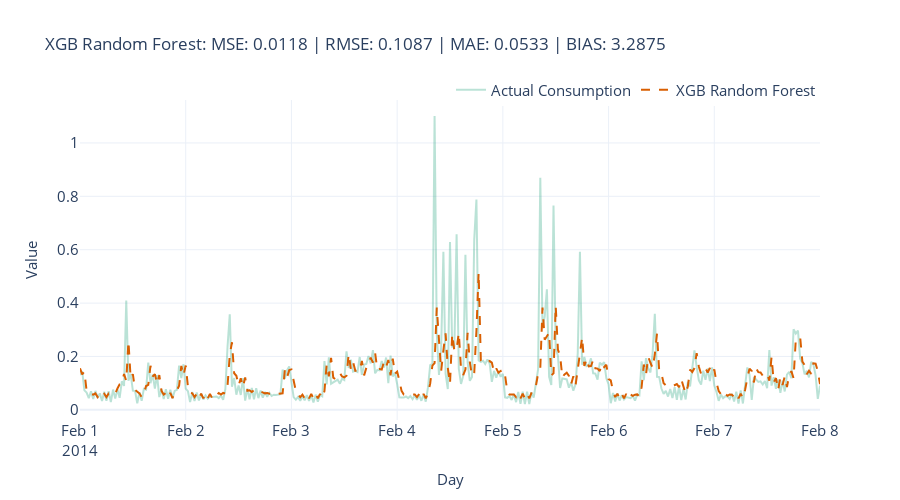

The notebook cell this image was saved under:
### Code cell
## XGB Random Forest
model_name = ['XGB Random Forest']
model_display_name = ['XGB Random Forest']

fig = plot_forecast(xgb_data,
                    forecast_columns=['predictions'],
                    forecast_display_names=model_display_name, timestamp_col ='timestamp',
                    target_col_name="energy_consumption")
fig = format_plot(fig)
fig.update_layout(
    title=f"{model_name[0]}: "\
          f"MSE: {ts_aggtest_metrics.loc[ts_aggtest_metrics.Algorithm==model_name[0]][['MSE']].iloc[0].item():.4f} | "\
          f"RMSE: {ts_aggtest_metrics.loc[ts_aggtest_metrics.Algorithm==model_name[0]][['RMSE']].iloc[0].item():.4f} | "\
          f"MAE: {ts_aggtest_metrics.loc[ts_aggtest_metrics.Algorithm==model_name[0]][['MAE']].iloc[0].item():.4f} | "\
          f"BIAS: {ts_aggtest_metrics.loc[ts_aggtest_metrics.Algorithm==model_name[0]][['Forecast Bias']].iloc[0].item():.4f}"
)
fig.update_xaxes(type="date", range=["2014-02-01", "2014-02-08"])
fig.write_image(dst_img/"xgb.png")
fig.show()

### Figure 1 — Plotly figure (JSON) as saved in the notebook; plotly's stock layout.template omitted (floating-point values rounded to 4 significant figures; data arrays with more than 128 entries replaced by an {"elided": "..."} marker saying what was removed)
{"data": [{"line": {"color": "rgba(27,158,119, 0.3)"}, "mode": "lines", "name": "Actual Consumption", "type": "scatter", "x": {"elided": "1296 str values"}, "y": {"elided": "1296 float values"}}, {"line": {"color": "rgba(217,95,2, 1)", "dash": "dash"}, "mode": "lines", "name": "XGB Random Forest", "type": "scatter", "x": {"elided": "1296 str values"}, "y": {"elided": "1296 float values"}}], "layout": {"autosize": false, "height": 500, "legend": {"font": {"size": 15}, "orientation": "h", "title": {}, "x": 1, "xanchor": "right", "y": 0.98, "yanchor": "bottom"}, "title": {"text": "XGB Random Forest: MSE: 0.0118 | RMSE: 0.1087 | MAE: 0.0533 | BIAS: 3.2875"}, "width": 900, "xaxis": {"range": ["2014-02-01", "2014-02-08"], "tickfont": {"size": 15}, "title": {"font": {"size": 15}, "text": "Day"}, "type": "date"}, "yaxis": {"tickfont": {"size": 15}, "title": {"font": {"size": 15}, "text": "Value"}}}}
